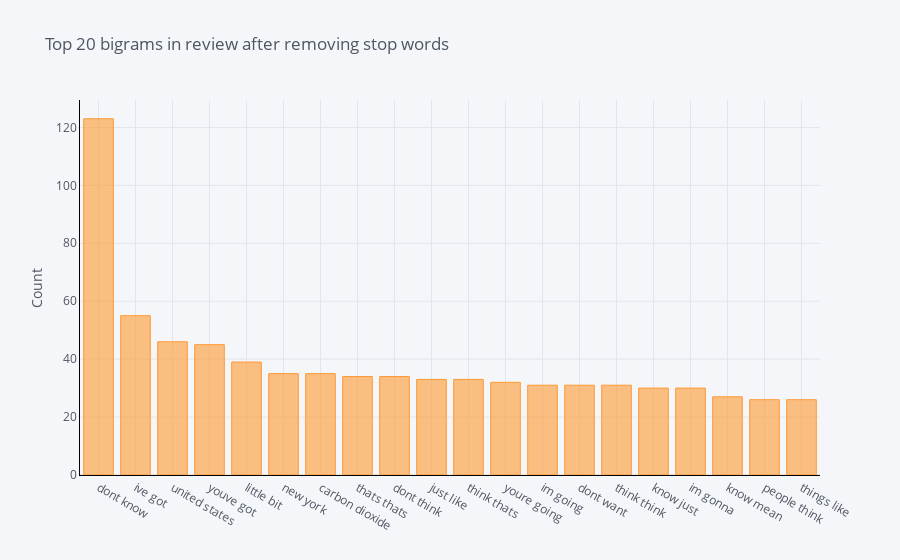

Source (notebook cell):
### Markdown cell above
## The distribution of top bigrams after removing stop words

### Code cell
def get_top_n_bigram(corpus, n=None):
    vec = CountVectorizer(ngram_range=(2, 2), stop_words='english').fit(corpus)
    bag_of_words = vec.transform(corpus)
    sum_words = bag_of_words.sum(axis=0) 
    words_freq = [(word, sum_words[0, idx]) for word, idx in vec.vocabulary_.items()]
    words_freq =sorted(words_freq, key = lambda x: x[1], reverse=True)
    return words_freq[:n]
common_words = get_top_n_bigram(df['text'], 20)
df4 = pd.DataFrame(common_words, columns = ['text' , 'count'])
df4
df4.groupby('text').sum()['count'].sort_values(ascending=False).iplot(
    kind='bar', yTitle='Count', linecolor='black', title='Top 20 bigrams in review after removing stop words')

### Figure 1 — Plotly figure (JSON) as saved in the notebook; plotly's stock layout.template omitted (floating-point values rounded to 4 significant figures)
{"data": [{"marker": {"color": "rgba(255, 153, 51, 0.6)", "line": {"color": "rgba(255, 153, 51, 1.0)", "width": 1}}, "name": "count", "orientation": "v", "text": "", "type": "bar", "x": ["dont know", "ive got", "united states", "youve got", "little bit", "new york", "carbon dioxide", "thats thats", "dont think", "just like", "think thats", "youre going", "im going", "dont want", "think think", "know just", "im gonna", "know mean", "people think", "things like"], "y": [123, 55, 46, 45, 39, 35, 35, 34, 34, 33, 33, 32, 31, 31, 31, 30, 30, 27, 26, 26]}], "layout": {"legend": {"bgcolor": "#F5F6F9", "font": {"color": "#4D5663"}}, "paper_bgcolor": "#F5F6F9", "plot_bgcolor": "#F5F6F9", "title": {"font": {"color": "#4D5663"}, "text": "Top 20 bigrams in review after removing stop words"}, "xaxis": {"gridcolor": "#E1E5ED", "linecolor": "black", "showgrid": true, "tickfont": {"color": "#4D5663"}, "title": {"font": {"color": "#4D5663"}, "text": ""}, "zerolinecolor": "#E1E5ED"}, "yaxis": {"gridcolor": "#E1E5ED", "linecolor": "black", "showgrid": true, "tickfont": {"color": "#4D5663"}, "title": {"font": {"color": "#4D5663"}, "text": "Count"}, "zerolinecolor": "#E1E5ED"}}}
